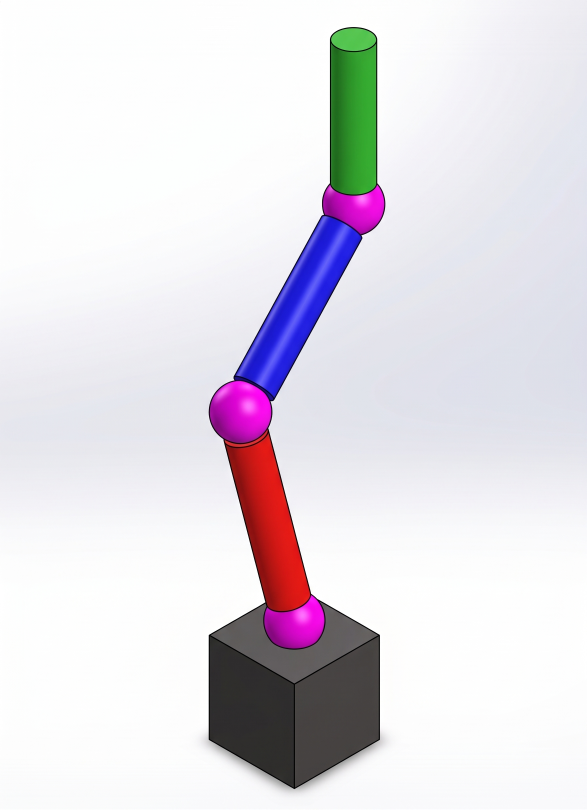
#> input picture data/test/A1_m1var/sketch/A1_m1var_m1.jpeg, 1760 x 2428 px, found by its file name (shown at 1/3 size)
$ python make_slide9_m1_variance_figure.py
#> lines starting #> are read from the running program, lines starting #| are printed output that depends on the picture
#!/usr/bin/env python3
"""スライド9（①スケッチ整形）用に「同じ入力・同じプロンプトで 4 回生成した結果」を並べる。

**なぜ要るか**: 9-68 で、同じ手描き写真に同じプロンプトを 1 文字も変えず 4 回入れたところ
**1 本だけ向きの指示を破った**（鉛直から 42.5°）。プロンプトには
「スケッチが斜めでも必ず立て直すこと」を明示してある（9-35）。
**言葉で説明するより 4 枚並べた方が速い。**

出力: figures/slide9_m1_variance.png
"""
import numpy as np, matplotlib
matplotlib.use('Agg')
import matplotlib.font_manager as fm, matplotlib.pyplot as plt
from PIL import Image

fm.fontManager.addfont('/usr/share/fonts/opentype/noto/NotoSansCJK-Bold.ttc')
plt.rcParams['font.family'] = 'Noto Sans CJK JP'

SRC = 'data/test/A1_m1var/sketch'
# 傾きは 9-68 の実測（マゼンタ球の重心から。概算）
ITEMS = [('A1_m1var_m1.jpeg', '1 回目', 5.4, True),
         ('A1_m1var_r2.jpeg', '2 回目', 42.5, False),
         ('A1_m1var_r3.jpeg', '3 回目', 23.4, True),
         ('A1_m1var_r4.jpeg', '4 回目', 7.6, True)]


def main():
    fig, axes = plt.subplots(1, 4, figsize=(11, 4.2))
    for ax, (f, lab, deg, ok) in zip(axes, ITEMS):
        im = Image.open(f'{SRC}/{f}')
#> im is the input picture: PIL image 1760x2428 RGB; mean R, G, B 226.8, 222.8, 229.4
        w, h = im.size
#> w = 1760; h = 2428
        s = 1024 / h
#> s = 0.422
        ax.imshow(im.resize((int(w * s), 1024)))
        ax.axis('off')
        col = '#1a7f37' if ok else '#c1121f'
        ax.set_title(f'{lab}\n傾き {deg:.1f}°', fontsize=15, color=col, pad=6)
        for sp in ('top', 'bottom', 'left', 'right'):
            ax.spines[sp].set_visible(False)
        if not ok:
            ax.add_patch(plt.Rectangle((0, 0), int(w * s) - 1, 1023, fill=False,
                                       ec='#c1121f', lw=5))
            ax.text(int(w * s) / 2, 975, '寝ている',
                    ha='center', va='center', fontsize=17, color='white',
                    fontweight='bold',
                    bbox=dict(fc='#c1121f', ec='none', pad=5))
    fig.suptitle('同じ手描き写真・同じプロンプトで 4 回生成した結果',
                 fontsize=17, y=0.99)
    plt.tight_layout(rect=(0, 0, 1, 0.95))
    plt.savefig('figures/slide9_m1_variance.png', dpi=150)
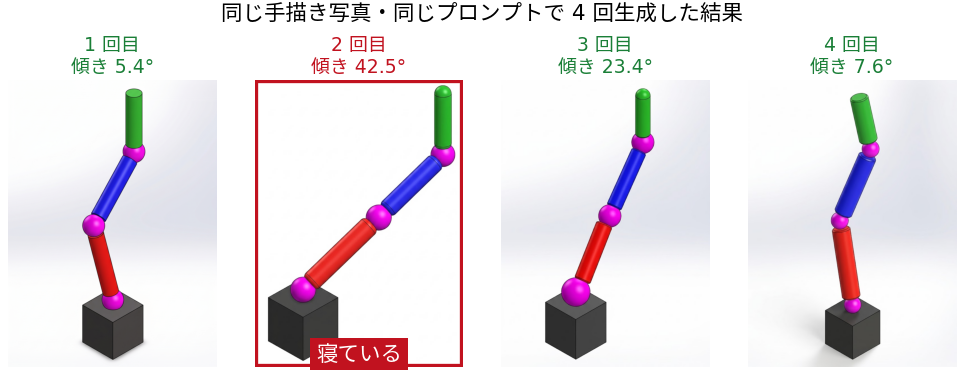
#> figure drawn by matplotlib, 4 panels
    print('figures/slide9_m1_variance.png')


if __name__ == '__main__':
    main()
